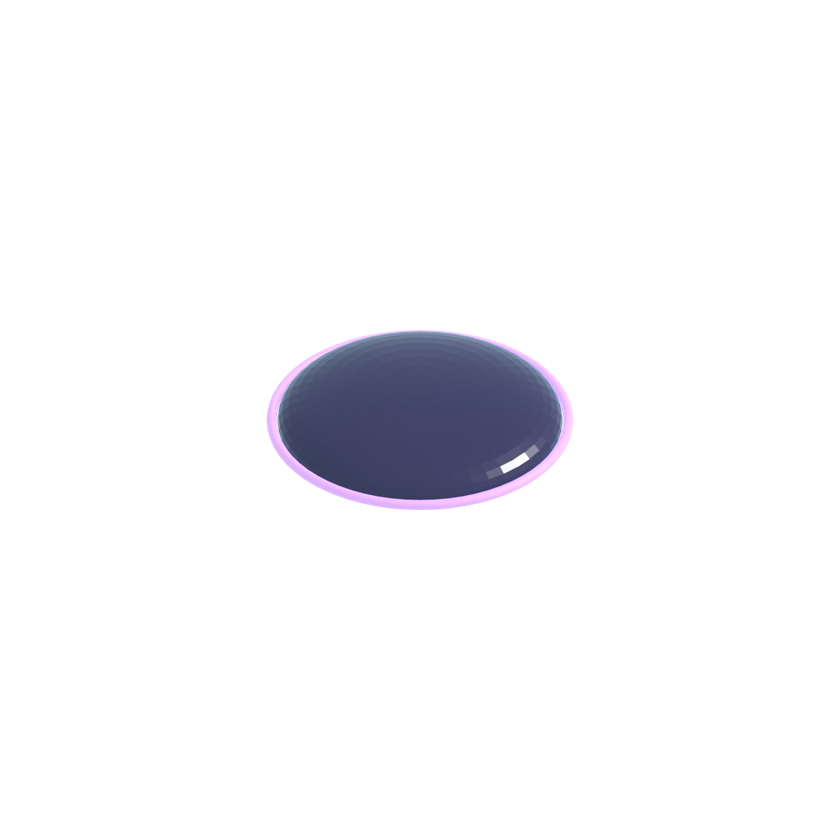
#> input picture artifacts/qa/v12/ui-art-before/home_hero_blackhole.png, 840 x 840 px, shrunk from 1120 x 1120 before the run, found by its file name
$ python audit_gameplay_palette.py
#> lines starting #> are read from the running program, lines starting #| are printed output that depends on the picture
"""Compare the rendered gameplay palette against the adopted V9.5 art.

The UI pages were rebuilt from `art-source/vector/palette.py`, but the gameplay
world and the player singularity take their colour from runtime roles
(`RenderProfile.WORLD_PALETTE`, `UI_PALETTE`, and `GameConfig`'s level/skin
colours). Those were never reconciled with the adopted art, so the two surfaces
can drift apart without any gate noticing: no contract pins a hex value, only the
relationship between a config entry and what consumes it.

This samples both sides and prints the deltas. Read-only.

Usage: python scripts/audit_gameplay_palette.py
"""
import os
import sys

from PIL import Image

ROOT = os.path.join(os.path.dirname(os.path.abspath(__file__)), '..')
V95 = os.path.join(ROOT, 'cocos', 'assets', 'game_art', 'ui', 'v95')
GAMEPLAY = os.path.join(ROOT, 'artifacts', 'qa', 'v95', 'gameplay', 'endless-hud.png')


def dominant(image, box, min_share=0.02, quantise=16):
    """Most common quantised colours inside `box`, as (hex, share)."""
    region = image.crop(box).convert('RGB')
    counts = {}
    for pixel in region.getdata():
        key = tuple(channel // quantise * quantise + quantise // 2 for channel in pixel)
        counts[key] = counts.get(key, 0) + 1
    total = sum(counts.values()) or 1
    ranked = sorted(counts.items(), key=lambda item: -item[1])
    return [(f'#{r:02x}{g:02x}{b:02x}', n / total) for (r, g, b), n in ranked if n / total >= min_share]


def hex_to_rgb(value):
    value = value.lstrip('#')
    return tuple(int(value[i:i + 2], 16) for i in (0, 2, 4))


def distance(a, b):
    return sum((x - y) ** 2 for x, y in zip(hex_to_rgb(a), hex_to_rgb(b))) ** 0.5


def main():
    print('=== adopted V9.5 hero art (home_hero_blackhole.png) ===')
    hero_path = os.path.join(V95, 'home_hero_blackhole.png')
    hero = Image.open(hero_path).convert('RGB')
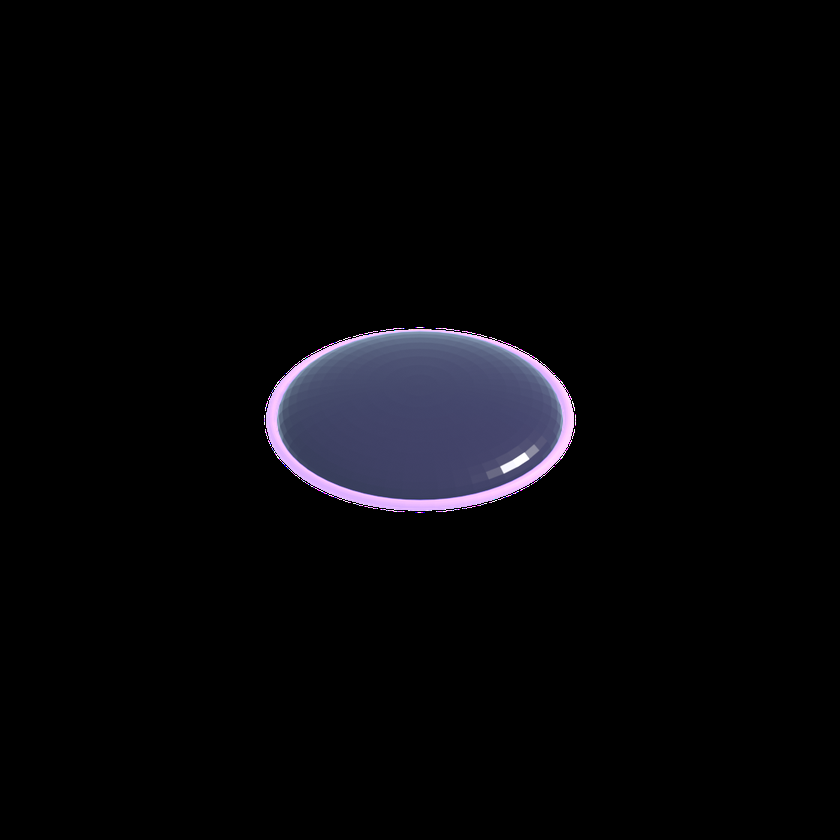
#> hero: PIL image 840x840 RGB; mean R, G, B 6.3, 6.1, 8.6
    print(f'  size {hero.size}')
#|   size (840, 840)
    width, height = hero.size
#> width = 840; height = 840
    # Centre band: the singularity body, then a ring just outside it.
    for label, box in (
        ('core', (int(width * 0.42), int(height * 0.42), int(width * 0.58), int(height * 0.58))),
        ('mid', (int(width * 0.30), int(height * 0.30), int(width * 0.40), int(height * 0.40))),
        ('outer', (int(width * 0.16), int(height * 0.16), int(width * 0.24), int(height * 0.24))),
    ):
        print(f'  {label:6s} ' + ', '.join(f'{hex_} {share:.0%}' for hex_, share in dominant(hero, box)[:4]))
#> this loop made 3 passes
#|   core   #484868 69%, #384868 10%, #485878 7%, #484878 6%
#|   mid    #080808 100%
#|   outer  #080808 100%
#> pass 1, in dominant, `region = image.crop(box).convert('RGB')`:
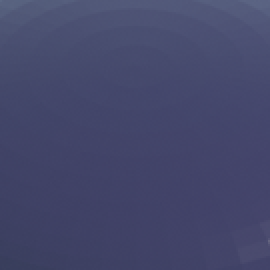
#> region: PIL image 135x135 RGB (shown 2 times larger); mean R, G, B 68.5, 71.5, 107.1

    print()
    print('=== rendered gameplay (artifacts/qa/v95/gameplay/endless-hud.png) ===')
    if not os.path.exists(GAMEPLAY):
        print('  no gameplay capture at', GAMEPLAY)
        return 0
    frame = Image.open(GAMEPLAY).convert('RGB')
    print(f'  size {frame.size}')
    width, height = frame.size
    # The hero sits at the screen centre (the visuals gate reports screenX/Y ~0.47-0.53).
    regions = (
        ('hero core', (int(width * 0.44), int(height * 0.40), int(width * 0.56), int(height * 0.50))),
        ('hero ring', (int(width * 0.36), int(height * 0.36), int(width * 0.44), int(height * 0.44))),
        ('road', (int(width * 0.05), int(height * 0.60), int(width * 0.30), int(height * 0.72))),
        ('grass', (int(width * 0.02), int(height * 0.02), int(width * 0.30), int(height * 0.14))),
    )
    for label, box in regions:
        print(f'  {label:10s} ' + ', '.join(f'{hex_} {share:.0%}' for hex_, share in dominant(frame, box)[:4]))

    print()
    print('=== runtime colour roles that feed the above (RenderProfile / GameConfig) ===')
    roles = {
        'UI_PALETTE.primary': '#ffbd1f',
        'UI_PALETTE.secondary': '#8b62f4',
        'UI_PALETTE.hudPanel': '#0a1a33',
        'UI_PALETTE.skyLight': '#7fc9f2',
        'UI_PALETTE.playerBody': '#281660',
        'UI_PALETTE.playerRim': '#e0d5ff',
        'skin_classic.color': '#281660',
        'skin_classic.rimColor': '#e0d5ff',
        'level1.baseColor': '#2b7fff',
        'level1.rimColor': '#00e5ff',
    }
    adopted = {
        'YELLOW (V9.5 primary)': '#fec303',
        'PURPLE (V9.5 secondary)': '#8a2cf7',
        'NAVY_PLATE': '#031d4d',
        'SKY_MID': '#52d0fe',
        'PURPLE_RIBBON': '#8f48cd',
        'BOARD_PANEL': '#e8f6fb',
    }
    print('  adopted V9.5 palette (art-source/vector/palette.py):')
    for name, hex_ in adopted.items():
        print(f'    {name:28s} {hex_}')
    print('  closest adopted colour for each runtime role:')
    for role, hex_ in roles.items():
        best = min(adopted.items(), key=lambda item: distance(hex_, item[1]))
        print(f'    {role:24s} {hex_}  -> {best[0]:24s} {best[1]}  d={distance(hex_, best[1]):5.1f}')
    return 0


if __name__ == '__main__':
    sys.exit(main())
#> (the program exits here)
